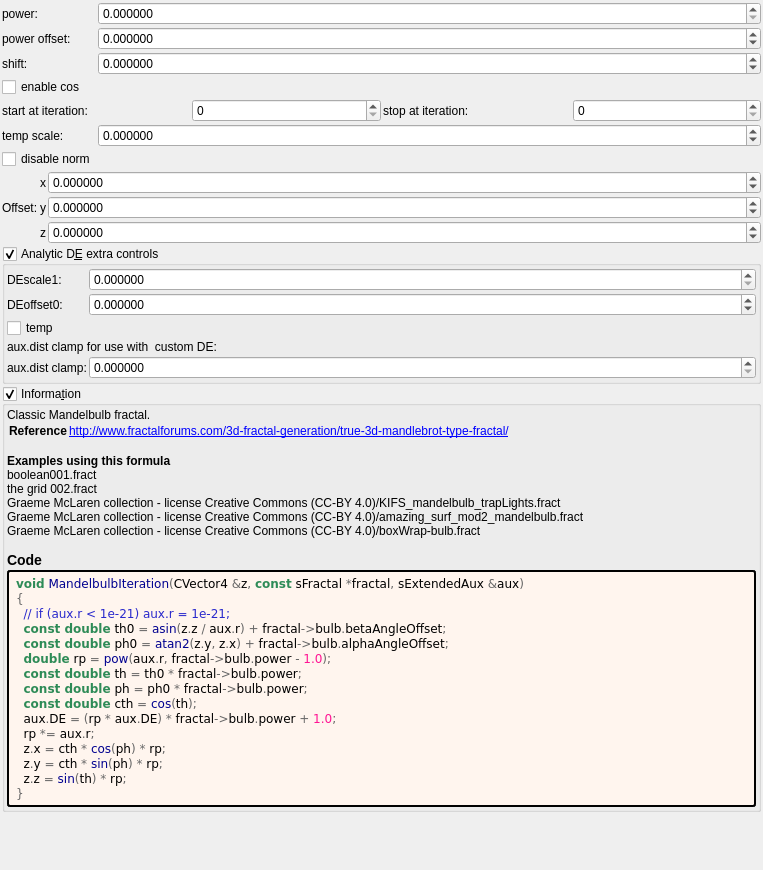
<?xml version="1.0" encoding="UTF-8"?>
<ui version="4.0">
 <class>Form</class>
 <widget class="QWidget" name="Form">
  <property name="geometry">
   <rect>
    <x>0</x>
    <y>0</y>
    <width>763</width>
    <height>870</height>
   </rect>
  </property>
  <property name="windowTitle">
   <string notr="true">mandelbulb</string>
  </property>
  <layout class="QVBoxLayout" name="verticalLayout">
   <property name="spacing">
    <number>2</number>
   </property>
   <property name="leftMargin">
    <number>2</number>
   </property>
   <property name="topMargin">
    <number>2</number>
   </property>
   <property name="rightMargin">
    <number>2</number>
   </property>
   <property name="bottomMargin">
    <number>2</number>
   </property>
   <item>
    <layout class="QGridLayout" name="gridLayout" columnstretch="0,1">
     <property name="spacing">
      <number>2</number>
     </property>
     <item row="0" column="1">
      <widget class="MyDoubleSpinBox" name="spinbox_power">
       <property name="sizePolicy">
        <sizepolicy hsizetype="Minimum" vsizetype="Maximum">
         <horstretch>0</horstretch>
         <verstretch>0</verstretch>
        </sizepolicy>
       </property>
       <property name="prefix">
        <string/>
       </property>
       <property name="suffix">
        <string/>
       </property>
       <property name="decimals">
        <number>6</number>
       </property>
       <property name="minimum">
        <double>0.000000000000000</double>
       </property>
       <property name="maximum">
        <double>99.989999999999995</double>
       </property>
       <property name="singleStep">
        <double>0.100000000000000</double>
       </property>
      </widget>
     </item>
     <item row="3" column="0">
      <widget class="MyCheckBox" name="checkBox_transf_function_enabled_false">
       <property name="text">
        <string notr="true">enable cos</string>
       </property>
      </widget>
     </item>
     <item row="6" column="0">
      <widget class="MyCheckBox" name="checkBox_transf_function_enabledA_false">
       <property name="text">
        <string notr="true">disable norm</string>
       </property>
      </widget>
     </item>
     <item row="1" column="0">
      <widget class="QLabel" name="label_270">
       <property name="text">
        <string>power offset:</string>
       </property>
      </widget>
     </item>
     <item row="1" column="1">
      <widget class="MyDoubleSpinBox" name="spinbox_transf_offset_1">
       <property name="sizePolicy">
        <sizepolicy hsizetype="Minimum" vsizetype="Maximum">
         <horstretch>0</horstretch>
         <verstretch>0</verstretch>
        </sizepolicy>
       </property>
       <property name="toolTip">
        <string>&lt;html&gt;&lt;head/&gt;&lt;body&gt;&lt;p&gt;Clamps are only variable in slot#1,&lt;/p&gt;&lt;p&gt;in other slots they are set to default&lt;/p&gt;&lt;/body&gt;&lt;/html&gt;</string>
       </property>
       <property name="prefix">
        <string/>
       </property>
       <property name="suffix">
        <string/>
       </property>
       <property name="decimals">
        <number>6</number>
       </property>
       <property name="minimum">
        <double>-99.989999999999995</double>
       </property>
       <property name="maximum">
        <double>99.989999999999995</double>
       </property>
       <property name="singleStep">
        <double>0.100000000000000</double>
       </property>
       <property name="value">
        <double>0.000000000000000</double>
       </property>
      </widget>
     </item>
     <item row="2" column="1">
      <widget class="MyDoubleSpinBox" name="spinbox_transf_offset_0">
       <property name="sizePolicy">
        <sizepolicy hsizetype="Minimum" vsizetype="Maximum">
         <horstretch>0</horstretch>
         <verstretch>0</verstretch>
        </sizepolicy>
       </property>
       <property name="toolTip">
        <string>&lt;html&gt;&lt;head/&gt;&lt;body&gt;&lt;p&gt;Clamps are only variable in slot#1,&lt;/p&gt;&lt;p&gt;in other slots they are set to default&lt;/p&gt;&lt;/body&gt;&lt;/html&gt;</string>
       </property>
       <property name="prefix">
        <string/>
       </property>
       <property name="suffix">
        <string/>
       </property>
       <property name="decimals">
        <number>6</number>
       </property>
       <property name="minimum">
        <double>-99.989999999999995</double>
       </property>
       <property name="maximum">
        <double>99.989999999999995</double>
       </property>
       <property name="singleStep">
        <double>0.100000000000000</double>
       </property>
       <property name="value">
        <double>0.000000000000000</double>
       </property>
      </widget>
     </item>
     <item row="2" column="0">
      <widget class="QLabel" name="label_7">
       <property name="text">
        <string>shift:</string>
       </property>
      </widget>
     </item>
     <item row="0" column="0">
      <widget class="QLabel" name="label_10">
       <property name="text">
        <string>power:</string>
       </property>
      </widget>
     </item>
     <item row="5" column="0">
      <widget class="QLabel" name="label_11">
       <property name="text">
        <string>temp scale:</string>
       </property>
      </widget>
     </item>
     <item row="5" column="1">
      <widget class="MyDoubleSpinBox" name="spinbox_transf_scale_1">
       <property name="sizePolicy">
        <sizepolicy hsizetype="Minimum" vsizetype="Maximum">
         <horstretch>0</horstretch>
         <verstretch>0</verstretch>
        </sizepolicy>
       </property>
       <property name="toolTip">
        <string>&lt;html&gt;&lt;head/&gt;&lt;body&gt;&lt;p&gt;Clamps are only variable in slot#1,&lt;/p&gt;&lt;p&gt;in other slots they are set to default&lt;/p&gt;&lt;/body&gt;&lt;/html&gt;</string>
       </property>
       <property name="prefix">
        <string/>
       </property>
       <property name="suffix">
        <string/>
       </property>
       <property name="decimals">
        <number>6</number>
       </property>
       <property name="minimum">
        <double>-99.989999999999995</double>
       </property>
       <property name="maximum">
        <double>99.989999999999995</double>
       </property>
       <property name="singleStep">
        <double>0.100000000000000</double>
       </property>
       <property name="value">
        <double>0.000000000000000</double>
       </property>
      </widget>
     </item>
     <item row="4" column="0" colspan="2">
      <layout class="QGridLayout" name="gridLayout_69">
       <property name="spacing">
        <number>2</number>
       </property>
       <item row="1" column="3">
        <widget class="MySpinBox" name="spinboxInt_transf_stop_iterations_S">
         <property name="sizePolicy">
          <sizepolicy hsizetype="Minimum" vsizetype="Maximum">
           <horstretch>0</horstretch>
           <verstretch>0</verstretch>
          </sizepolicy>
         </property>
         <property name="maximum">
          <number>999</number>
         </property>
        </widget>
       </item>
       <item row="1" column="1">
        <widget class="MySpinBox" name="spinboxInt_transf_start_iterations_S">
         <property name="sizePolicy">
          <sizepolicy hsizetype="Minimum" vsizetype="Maximum">
           <horstretch>0</horstretch>
           <verstretch>0</verstretch>
          </sizepolicy>
         </property>
         <property name="maximum">
          <number>999</number>
         </property>
        </widget>
       </item>
       <item row="1" column="0">
        <widget class="QLabel" name="label_260">
         <property name="text">
          <string>start at iteration:</string>
         </property>
        </widget>
       </item>
       <item row="1" column="2">
        <widget class="QLabel" name="label_268">
         <property name="text">
          <string>stop at iteration:</string>
         </property>
        </widget>
       </item>
      </layout>
     </item>
    </layout>
   </item>
   <item>
    <layout class="QGridLayout" name="gridLayout_39" columnstretch="0,0,1">
     <property name="spacing">
      <number>2</number>
     </property>
     <item row="1" column="1">
      <widget class="QLabel" name="label_141">
       <property name="text">
        <string notr="true">y</string>
       </property>
      </widget>
     </item>
     <item row="0" column="1">
      <widget class="QLabel" name="label_142">
       <property name="text">
        <string notr="true">x</string>
       </property>
      </widget>
     </item>
     <item row="2" column="1">
      <widget class="QLabel" name="label_143">
       <property name="text">
        <string notr="true">z</string>
       </property>
      </widget>
     </item>
     <item row="0" column="0" rowspan="3">
      <widget class="QLabel" name="label_276">
       <property name="text">
        <string>Offset:</string>
       </property>
      </widget>
     </item>
     <item row="0" column="2">
      <widget class="MyDoubleSpinBox" name="spinbox3_transf_offsetF_000_x">
       <property name="sizePolicy">
        <sizepolicy hsizetype="Minimum" vsizetype="Maximum">
         <horstretch>0</horstretch>
         <verstretch>0</verstretch>
        </sizepolicy>
       </property>
       <property name="font">
        <font>
         <weight>50</weight>
         <bold>false</bold>
        </font>
       </property>
       <property name="prefix">
        <string/>
       </property>
       <property name="suffix">
        <string/>
       </property>
       <property name="decimals">
        <number>6</number>
       </property>
       <property name="minimum">
        <double>-99.989999999999995</double>
       </property>
       <property name="maximum">
        <double>99.989999999999995</double>
       </property>
       <property name="singleStep">
        <double>0.100000000000000</double>
       </property>
      </widget>
     </item>
     <item row="1" column="2">
      <widget class="MyDoubleSpinBox" name="spinbox3_transf_offsetF_000_y">
       <property name="sizePolicy">
        <sizepolicy hsizetype="Minimum" vsizetype="Maximum">
         <horstretch>0</horstretch>
         <verstretch>0</verstretch>
        </sizepolicy>
       </property>
       <property name="font">
        <font>
         <weight>50</weight>
         <bold>false</bold>
        </font>
       </property>
       <property name="prefix">
        <string/>
       </property>
       <property name="suffix">
        <string/>
       </property>
       <property name="decimals">
        <number>6</number>
       </property>
       <property name="minimum">
        <double>-99.989999999999995</double>
       </property>
       <property name="maximum">
        <double>99.989999999999995</double>
       </property>
       <property name="singleStep">
        <double>0.100000000000000</double>
       </property>
      </widget>
     </item>
     <item row="2" column="2">
      <widget class="MyDoubleSpinBox" name="spinbox3_transf_offsetF_000_z">
       <property name="sizePolicy">
        <sizepolicy hsizetype="Minimum" vsizetype="Maximum">
         <horstretch>0</horstretch>
         <verstretch>0</verstretch>
        </sizepolicy>
       </property>
       <property name="font">
        <font>
         <weight>50</weight>
         <bold>false</bold>
        </font>
       </property>
       <property name="prefix">
        <string/>
       </property>
       <property name="suffix">
        <string/>
       </property>
       <property name="decimals">
        <number>6</number>
       </property>
       <property name="minimum">
        <double>-99.989999999999995</double>
       </property>
       <property name="maximum">
        <double>99.989999999999995</double>
       </property>
       <property name="singleStep">
        <double>0.100000000000000</double>
       </property>
      </widget>
     </item>
    </layout>
   </item>
   <item>
    <widget class="MyGroupBox" name="groupCheck_analyticDE_enabled_false">
     <property name="toolTip">
      <string>&lt;html&gt;&lt;head/&gt;&lt;body&gt;&lt;p&gt;Adjusts the DE every time this slot is iterated.&lt;/p&gt;&lt;p&gt;The aim is to keep these parameters as low as possible.&lt;/p&gt;&lt;p&gt;High values improve the DE, but detail is lost.&lt;/p&gt;&lt;p&gt;Occasionally a negative Offset value is used. &lt;/p&gt;&lt;/body&gt;&lt;/html&gt;</string>
     </property>
     <property name="title">
      <string>Analytic D&amp;E extra controls</string>
     </property>
     <property name="checkable">
      <bool>true</bool>
     </property>
     <layout class="QVBoxLayout" name="verticalLayout_13" stretch="0">
      <property name="spacing">
       <number>2</number>
      </property>
      <property name="leftMargin">
       <number>2</number>
      </property>
      <property name="topMargin">
       <number>2</number>
      </property>
      <property name="rightMargin">
       <number>2</number>
      </property>
      <property name="bottomMargin">
       <number>2</number>
      </property>
      <item>
       <layout class="QGridLayout" name="gridLayout_83" columnstretch="0,1">
        <property name="spacing">
         <number>2</number>
        </property>
        <item row="3" column="0">
         <widget class="QLabel" name="label_269">
          <property name="text">
           <string>DEoffset0:</string>
          </property>
         </widget>
        </item>
        <item row="2" column="1">
         <widget class="MyDoubleSpinBox" name="spinbox_analyticDE_scale_1">
          <property name="sizePolicy">
           <sizepolicy hsizetype="Minimum" vsizetype="Maximum">
            <horstretch>0</horstretch>
            <verstretch>0</verstretch>
           </sizepolicy>
          </property>
          <property name="toolTip">
           <string>&lt;html&gt;&lt;head/&gt;&lt;body&gt;&lt;p&gt;Clamps are only variable in slot#1,&lt;/p&gt;&lt;p&gt;in other slots they are set to default&lt;/p&gt;&lt;/body&gt;&lt;/html&gt;</string>
          </property>
          <property name="prefix">
           <string/>
          </property>
          <property name="suffix">
           <string/>
          </property>
          <property name="decimals">
           <number>6</number>
          </property>
          <property name="minimum">
           <double>0.000000000000000</double>
          </property>
          <property name="maximum">
           <double>99.989999999999995</double>
          </property>
          <property name="singleStep">
           <double>0.100000000000000</double>
          </property>
         </widget>
        </item>
        <item row="6" column="1">
         <widget class="MyDoubleSpinBox" name="spinbox_analyticDE_offset_1">
          <property name="sizePolicy">
           <sizepolicy hsizetype="Minimum" vsizetype="Maximum">
            <horstretch>0</horstretch>
            <verstretch>0</verstretch>
           </sizepolicy>
          </property>
          <property name="toolTip">
           <string>&lt;html&gt;&lt;head/&gt;&lt;body&gt;&lt;p&gt;Clamps are only variable in slot#1,&lt;/p&gt;&lt;p&gt;in other slots they are set to default&lt;/p&gt;&lt;/body&gt;&lt;/html&gt;</string>
          </property>
          <property name="prefix">
           <string/>
          </property>
          <property name="suffix">
           <string/>
          </property>
          <property name="decimals">
           <number>6</number>
          </property>
          <property name="minimum">
           <double>0.000000000000000</double>
          </property>
          <property name="maximum">
           <double>99.989999999999995</double>
          </property>
          <property name="singleStep">
           <double>0.100000000000000</double>
          </property>
         </widget>
        </item>
        <item row="3" column="1">
         <widget class="MyDoubleSpinBox" name="spinbox_analyticDE_offset_0">
          <property name="sizePolicy">
           <sizepolicy hsizetype="Minimum" vsizetype="Maximum">
            <horstretch>0</horstretch>
            <verstretch>0</verstretch>
           </sizepolicy>
          </property>
          <property name="toolTip">
           <string>&lt;html&gt;&lt;head/&gt;&lt;body&gt;&lt;p&gt;Clamps are only variable in slot#1,&lt;/p&gt;&lt;p&gt;in other slots they are set to default&lt;/p&gt;&lt;/body&gt;&lt;/html&gt;</string>
          </property>
          <property name="prefix">
           <string/>
          </property>
          <property name="suffix">
           <string/>
          </property>
          <property name="decimals">
           <number>6</number>
          </property>
          <property name="minimum">
           <double>-99.989999999999995</double>
          </property>
          <property name="maximum">
           <double>99.989999999999995</double>
          </property>
          <property name="singleStep">
           <double>0.100000000000000</double>
          </property>
          <property name="value">
           <double>0.000000000000000</double>
          </property>
         </widget>
        </item>
        <item row="5" column="0" colspan="2">
         <widget class="QLabel" name="label_258">
          <property name="text">
           <string>aux.dist clamp for use with  custom DE:</string>
          </property>
         </widget>
        </item>
        <item row="2" column="0">
         <widget class="QLabel" name="label_256">
          <property name="text">
           <string>DEscale1:</string>
          </property>
         </widget>
        </item>
        <item row="6" column="0">
         <widget class="QLabel" name="label_257">
          <property name="text">
           <string>aux.dist clamp:</string>
          </property>
         </widget>
        </item>
        <item row="4" column="0">
         <widget class="MyCheckBox" name="checkBox_transf_function_enabledB_false">
          <property name="text">
           <string notr="true">temp</string>
          </property>
         </widget>
        </item>
       </layout>
      </item>
     </layout>
    </widget>
   </item>
   <item>
    <widget class="MyGroupBox" name="groupCheck_info">
     <property name="title">
      <string>Informa&amp;tion</string>
     </property>
     <property name="flat">
      <bool>false</bool>
     </property>
     <property name="checkable">
      <bool>true</bool>
     </property>
     <layout class="QVBoxLayout" name="verticalLayout_2">
      <property name="spacing">
       <number>2</number>
      </property>
      <property name="leftMargin">
       <number>2</number>
      </property>
      <property name="topMargin">
       <number>2</number>
      </property>
      <property name="rightMargin">
       <number>2</number>
      </property>
      <property name="bottomMargin">
       <number>2</number>
      </property>
      <item>
       <widget class="QLabel" name="label_information_general">
        <property name="text">
         <string notr="true">&lt;p&gt;Classic Mandelbulb fractal.&lt;/p&gt;&lt;table&gt;
&lt;tr&gt;&lt;th&gt;Reference&lt;/th&gt;&lt;td&gt;&lt;a href=&quot;http://www.fractalforums.com/3d-fractal-generation/true-3d-mandlebrot-type-fractal/&quot;&gt;http://www.fractalforums.com/3d-fractal-generation/true-3d-mandlebrot-type-fractal/&lt;br&gt;
&lt;/td&gt;&lt;/tr&gt;
&lt;/table&gt;
&lt;br&gt;&lt;b&gt;Examples using this formula&lt;/b&gt;&lt;br&gt;boolean001.fract&lt;br&gt;the grid 002.fract&lt;br&gt;Graeme McLaren  collection - license Creative Commons  (CC-BY 4.0)/KIFS_mandelbulb_trapLights.fract&lt;br&gt;Graeme McLaren  collection - license Creative Commons  (CC-BY 4.0)/amazing_surf_mod2_mandelbulb.fract&lt;br&gt;Graeme McLaren  collection - license Creative Commons  (CC-BY 4.0)/boxWrap-bulb.fract&lt;h3&gt;Code&lt;/h3&gt;</string>
        </property>
        <property name="wordWrap">
         <bool>true</bool>
        </property>
        <property name="openExternalLinks">
         <bool>true</bool>
        </property>
        <property name="textInteractionFlags">
         <set>Qt::LinksAccessibleByMouse|Qt::TextSelectableByMouse</set>
        </property>
       </widget>
      </item>
      <item>
       <widget class="QLabel" name="label_code_content">
        <property name="styleSheet">
         <string notr="true">border-style: outset; border-width: 2px; border-radius: 3px; border-color: black; background-color: #fff5ee; padding: 4px;</string>
        </property>
        <property name="text">
         <string notr="true">&lt;body style=&quot;background-color:#fff5ee&quot;&gt;
&lt;pre style=&quot;color:#000000; background-color:#fff5ee;  font-family:'Courier New',monospace;&quot;&gt;&lt;span style=&quot;color:#2e8b57; font-weight:bold&quot;&gt;void&lt;/span&gt; &lt;span style=&quot;color:#00008f&quot;&gt;MandelbulbIteration&lt;/span&gt;&lt;span style=&quot;color:#676767&quot;&gt;(&lt;/span&gt;CVector4 &lt;span style=&quot;color:#676767&quot;&gt;&amp;amp;&lt;/span&gt;z&lt;span style=&quot;color:#676767&quot;&gt;,&lt;/span&gt; &lt;span style=&quot;color:#2e8b57; font-weight:bold&quot;&gt;const&lt;/span&gt; sFractal &lt;span style=&quot;color:#676767&quot;&gt;*&lt;/span&gt;fractal&lt;span style=&quot;color:#676767&quot;&gt;,&lt;/span&gt; sExtendedAux &lt;span style=&quot;color:#676767&quot;&gt;&amp;amp;&lt;/span&gt;aux&lt;span style=&quot;color:#676767&quot;&gt;)&lt;/span&gt;
&lt;span style=&quot;color:#676767&quot;&gt;{&lt;/span&gt;
  &lt;span style=&quot;color:#2929cc&quot;&gt;// if (aux.r &amp;lt; 1e-21) aux.r = 1e-21;&lt;/span&gt;
  &lt;span style=&quot;color:#2e8b57; font-weight:bold&quot;&gt;const double&lt;/span&gt; th0 &lt;span style=&quot;color:#676767&quot;&gt;=&lt;/span&gt; &lt;span style=&quot;color:#00008f&quot;&gt;asin&lt;/span&gt;&lt;span style=&quot;color:#676767&quot;&gt;(&lt;/span&gt;z&lt;span style=&quot;color:#676767&quot;&gt;.&lt;/span&gt;z &lt;span style=&quot;color:#676767&quot;&gt;/&lt;/span&gt; aux&lt;span style=&quot;color:#676767&quot;&gt;.&lt;/span&gt;r&lt;span style=&quot;color:#676767&quot;&gt;) +&lt;/span&gt; fractal&lt;span style=&quot;color:#676767&quot;&gt;-&amp;gt;&lt;/span&gt;bulb&lt;span style=&quot;color:#676767&quot;&gt;.&lt;/span&gt;betaAngleOffset&lt;span style=&quot;color:#676767&quot;&gt;;&lt;/span&gt;
  &lt;span style=&quot;color:#2e8b57; font-weight:bold&quot;&gt;const double&lt;/span&gt; ph0 &lt;span style=&quot;color:#676767&quot;&gt;=&lt;/span&gt; &lt;span style=&quot;color:#00008f&quot;&gt;atan2&lt;/span&gt;&lt;span style=&quot;color:#676767&quot;&gt;(&lt;/span&gt;z&lt;span style=&quot;color:#676767&quot;&gt;.&lt;/span&gt;y&lt;span style=&quot;color:#676767&quot;&gt;,&lt;/span&gt; z&lt;span style=&quot;color:#676767&quot;&gt;.&lt;/span&gt;x&lt;span style=&quot;color:#676767&quot;&gt;) +&lt;/span&gt; fractal&lt;span style=&quot;color:#676767&quot;&gt;-&amp;gt;&lt;/span&gt;bulb&lt;span style=&quot;color:#676767&quot;&gt;.&lt;/span&gt;alphaAngleOffset&lt;span style=&quot;color:#676767&quot;&gt;;&lt;/span&gt;
  &lt;span style=&quot;color:#2e8b57; font-weight:bold&quot;&gt;double&lt;/span&gt; rp &lt;span style=&quot;color:#676767&quot;&gt;=&lt;/span&gt; &lt;span style=&quot;color:#00008f&quot;&gt;pow&lt;/span&gt;&lt;span style=&quot;color:#676767&quot;&gt;(&lt;/span&gt;aux&lt;span style=&quot;color:#676767&quot;&gt;.&lt;/span&gt;r&lt;span style=&quot;color:#676767&quot;&gt;,&lt;/span&gt; fractal&lt;span style=&quot;color:#676767&quot;&gt;-&amp;gt;&lt;/span&gt;bulb&lt;span style=&quot;color:#676767&quot;&gt;.&lt;/span&gt;power &lt;span style=&quot;color:#676767&quot;&gt;-&lt;/span&gt; &lt;span style=&quot;color:#ff1493&quot;&gt;1.0&lt;/span&gt;&lt;span style=&quot;color:#676767&quot;&gt;);&lt;/span&gt;
  &lt;span style=&quot;color:#2e8b57; font-weight:bold&quot;&gt;const double&lt;/span&gt; th &lt;span style=&quot;color:#676767&quot;&gt;=&lt;/span&gt; th0 &lt;span style=&quot;color:#676767&quot;&gt;*&lt;/span&gt; fractal&lt;span style=&quot;color:#676767&quot;&gt;-&amp;gt;&lt;/span&gt;bulb&lt;span style=&quot;color:#676767&quot;&gt;.&lt;/span&gt;power&lt;span style=&quot;color:#676767&quot;&gt;;&lt;/span&gt;
  &lt;span style=&quot;color:#2e8b57; font-weight:bold&quot;&gt;const double&lt;/span&gt; ph &lt;span style=&quot;color:#676767&quot;&gt;=&lt;/span&gt; ph0 &lt;span style=&quot;color:#676767&quot;&gt;*&lt;/span&gt; fractal&lt;span style=&quot;color:#676767&quot;&gt;-&amp;gt;&lt;/span&gt;bulb&lt;span style=&quot;color:#676767&quot;&gt;.&lt;/span&gt;power&lt;span style=&quot;color:#676767&quot;&gt;;&lt;/span&gt;
  &lt;span style=&quot;color:#2e8b57; font-weight:bold&quot;&gt;const double&lt;/span&gt; cth &lt;span style=&quot;color:#676767&quot;&gt;=&lt;/span&gt; &lt;span style=&quot;color:#00008f&quot;&gt;cos&lt;/span&gt;&lt;span style=&quot;color:#676767&quot;&gt;(&lt;/span&gt;th&lt;span style=&quot;color:#676767&quot;&gt;);&lt;/span&gt;
  aux&lt;span style=&quot;color:#676767&quot;&gt;.&lt;/span&gt;DE &lt;span style=&quot;color:#676767&quot;&gt;= (&lt;/span&gt;rp &lt;span style=&quot;color:#676767&quot;&gt;*&lt;/span&gt; aux&lt;span style=&quot;color:#676767&quot;&gt;.&lt;/span&gt;DE&lt;span style=&quot;color:#676767&quot;&gt;) *&lt;/span&gt; fractal&lt;span style=&quot;color:#676767&quot;&gt;-&amp;gt;&lt;/span&gt;bulb&lt;span style=&quot;color:#676767&quot;&gt;.&lt;/span&gt;power &lt;span style=&quot;color:#676767&quot;&gt;+&lt;/span&gt; &lt;span style=&quot;color:#ff1493&quot;&gt;1.0&lt;/span&gt;&lt;span style=&quot;color:#676767&quot;&gt;;&lt;/span&gt;
  rp &lt;span style=&quot;color:#676767&quot;&gt;*=&lt;/span&gt; aux&lt;span style=&quot;color:#676767&quot;&gt;.&lt;/span&gt;r&lt;span style=&quot;color:#676767&quot;&gt;;&lt;/span&gt;
  z&lt;span style=&quot;color:#676767&quot;&gt;.&lt;/span&gt;x &lt;span style=&quot;color:#676767&quot;&gt;=&lt;/span&gt; cth &lt;span style=&quot;color:#676767&quot;&gt;*&lt;/span&gt; &lt;span style=&quot;color:#00008f&quot;&gt;cos&lt;/span&gt;&lt;span style=&quot;color:#676767&quot;&gt;(&lt;/span&gt;ph&lt;span style=&quot;color:#676767&quot;&gt;) *&lt;/span&gt; rp&lt;span style=&quot;color:#676767&quot;&gt;;&lt;/span&gt;
  z&lt;span style=&quot;color:#676767&quot;&gt;.&lt;/span&gt;y &lt;span style=&quot;color:#676767&quot;&gt;=&lt;/span&gt; cth &lt;span style=&quot;color:#676767&quot;&gt;*&lt;/span&gt; &lt;span style=&quot;color:#00008f&quot;&gt;sin&lt;/span&gt;&lt;span style=&quot;color:#676767&quot;&gt;(&lt;/span&gt;ph&lt;span style=&quot;color:#676767&quot;&gt;) *&lt;/span&gt; rp&lt;span style=&quot;color:#676767&quot;&gt;;&lt;/span&gt;
  z&lt;span style=&quot;color:#676767&quot;&gt;.&lt;/span&gt;z &lt;span style=&quot;color:#676767&quot;&gt;=&lt;/span&gt; &lt;span style=&quot;color:#00008f&quot;&gt;sin&lt;/span&gt;&lt;span style=&quot;color:#676767&quot;&gt;(&lt;/span&gt;th&lt;span style=&quot;color:#676767&quot;&gt;) *&lt;/span&gt; rp&lt;span style=&quot;color:#676767&quot;&gt;;&lt;/span&gt;
&lt;span style=&quot;color:#676767&quot;&gt;}&lt;/span&gt;
&lt;/pre&gt;
&lt;/body&gt;</string>
        </property>
        <property name="wordWrap">
         <bool>true</bool>
        </property>
        <property name="openExternalLinks">
         <bool>true</bool>
        </property>
        <property name="textInteractionFlags">
         <set>Qt::LinksAccessibleByMouse|Qt::TextSelectableByMouse</set>
        </property>
       </widget>
      </item>
     </layout>
    </widget>
   </item>
   <item>
    <spacer name="verticalSpacer">
     <property name="orientation">
      <enum>Qt::Vertical</enum>
     </property>
     <property name="sizeHint" stdset="0">
      <size>
       <width>20</width>
       <height>40</height>
      </size>
     </property>
    </spacer>
   </item>
  </layout>
 </widget>
 <customwidgets>
  <customwidget>
   <class>MyGroupBox</class>
   <extends>QGroupBox</extends>
   <header>my_group_box.h</header>
   <container>1</container>
  </customwidget>
  <customwidget>
   <class>MyDoubleSpinBox</class>
   <extends>QDoubleSpinBox</extends>
   <header>my_double_spin_box.h</header>
  </customwidget>
  <customwidget>
   <class>MyCheckBox</class>
   <extends>QCheckBox</extends>
   <header>my_check_box.h</header>
  </customwidget>
  <customwidget>
   <class>MySpinBox</class>
   <extends>QSpinBox</extends>
   <header>my_spin_box.h</header>
  </customwidget>
 </customwidgets>
 <tabstops>
  <tabstop>spinbox_power</tabstop>
 </tabstops>
 <resources/>
 <connections/>
</ui>
